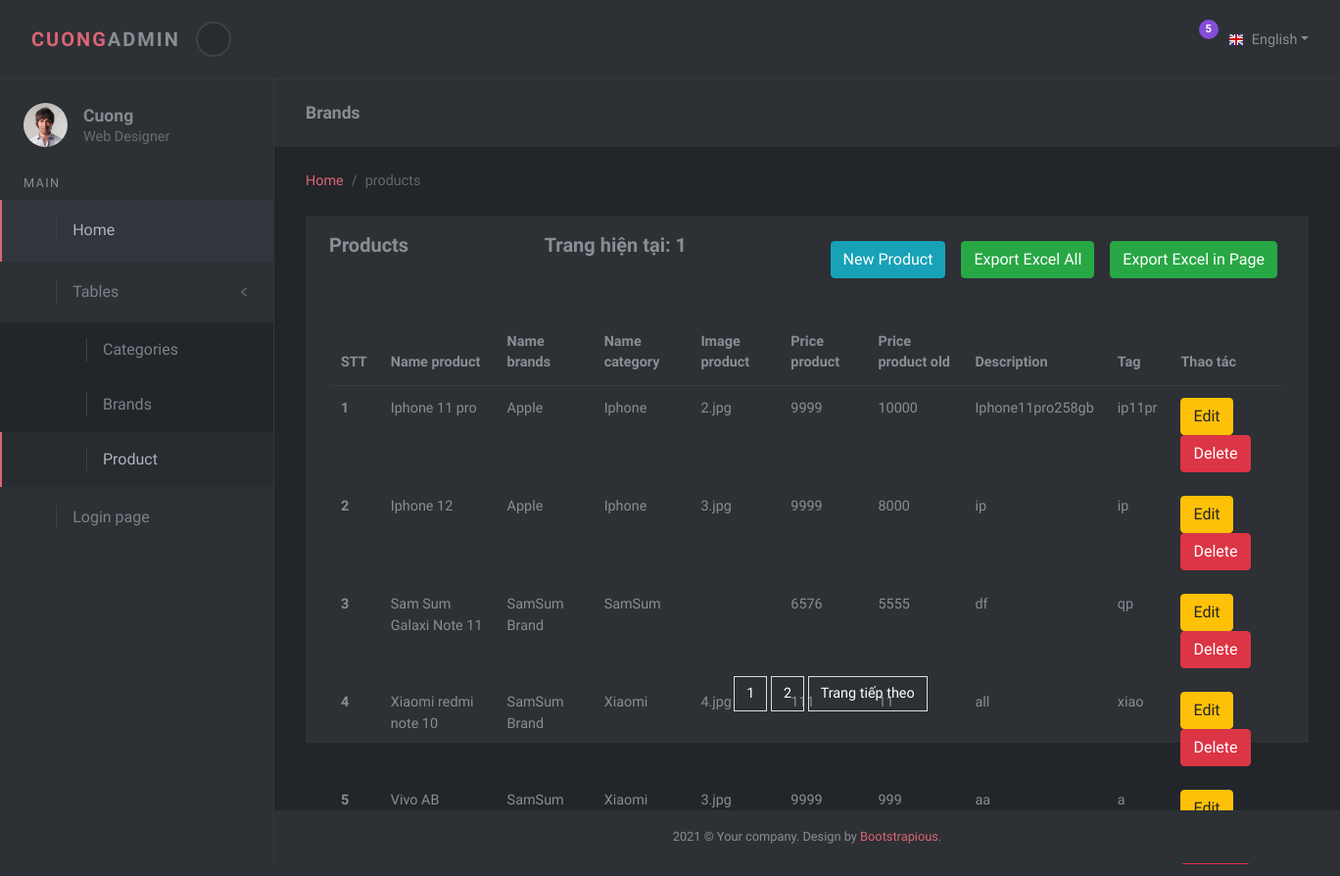
/admin/products.php (signed in), run on the app's committed database.
### tables this page shows
CREATE TABLE `products` (
  `id` int(11) NOT NULL,
  `category_id` int(11) NOT NULL,
  `brand_id` int(11) NOT NULL,
  `name` varchar(255) DEFAULT NULL,
  `image` varchar(255) DEFAULT NULL,
  `price` float DEFAULT NULL,
  `old_price` float DEFAULT NULL,
  `description` text DEFAULT NULL,
  `tags` text DEFAULT NULL,
  `is_best_sell` tinyint(1) NOT NULL DEFAULT 0,
  `is_new` tinyint(4) NOT NULL DEFAULT 0,
  `sort_order` tinyint(4) DEFAULT NULL,
  `active` tinyint(1) NOT NULL DEFAULT 1
);

CREATE TABLE `brands` (
  `id` int(11) NOT NULL,
  `name` varchar(255) DEFAULT NULL,
  `image_url` varchar(255) DEFAULT NULL,
  `link` varchar(255) DEFAULT NULL,
  `sort_order` tinyint(4) DEFAULT NULL,
  `active` tinyint(1) DEFAULT 1
);

CREATE TABLE `categories` (
  `id` int(11) NOT NULL,
  `name` varchar(255) DEFAULT NULL,
  `sort_order` tinyint(4) DEFAULT NULL,
  `active` tinyint(1) DEFAULT 1
);

### lib/database.php (called while the page is built, shortened)
<?php
Class Database{
	public $host   = DB_HOST;
	public $user   = DB_USER;
	public $pass   = DB_PASS;
	public $dbname = DB_NAME;
	public $link;
	private function connectDB(){
	$this->link = new mysqli($this->host, $this->user, $this->pass, $this->dbname);
 }
	public function select($query){
		$result = $this->link->query($query) or die($this->link->error.__LINE__);
		if($result->num_rows > 0){
			return $result;
		} else {
			return false;
		}
	}
}

### admin/classes/products.php (called while the page is built, shortened)
<?php
include '../lib/database.php';
?>
<?php
class products
{
    private $db;
    public function __construct()
    {
        $this->db = new Database();
    }
    public function show_products()
    {
        $item_per_page = 5;
        $pageNum = 1;
        $startRow = ($pageNum - 1) * $item_per_page;
        $query = "SELECT products.*, categories.name as cate_name, brands.name as brand_name FROM products
        INNER JOIN categories ON products.category_id = categories.id
        INNER JOIN brands ON products.brand_id = brands.id
        WHERE products.active = 1 ORDER BY products.sort_order
        LIMIT $startRow, $item_per_page";
        $result = $this->db->select($query);
        return [
            'result' => $result,
            'item_per_page'=> $item_per_page
        ];
    }
    public function paging()
    {
        $query = "SELECT COUNT(*) as num_records FROM products";
        $num_records = $this->db->select($query);
        $row = mysqli_fetch_assoc($num_records);
        $show_product = $this->show_products();
        $item_per_page = $show_product['item_per_page'];
        $sum_record = (int)$row["num_records"];
        $item_page = ceil($sum_record / $item_per_page);
        $first_page_item = $show_product['result'];
        $pageNum = '';
        $result = [
            'item_page' => $item_page,
            'first_page_item' => $first_page_item,
            'pageNum' => $pageNum,
            'sum_record' => $sum_record,
        ];
        return $result;
    }
}
?>

### admin/products.php (the view, shortened to what this page needs)
<?php
include './inc/header.php';
include 'classes/products.php';
?>
<?php
$product = new products();
$show_product = $product->show_products();
$paging = $product->paging();
$first_page_item = $paging['first_page_item'];
$page_num = $paging['pageNum'];
if (isset($_GET['pageNum'])) {
  $page_num = (int) $_GET['pageNum'];
} else {
  $page_num = 1;
}
$item_per_page = $show_product['item_per_page'];
$sum_record = $paging['sum_record'];
$sumPage = ceil($sum_record / $item_per_page);
$from = (int)$page_num - 3;
if ($from < 1) $from = 1;
$to = (int)$page_num + 3;
if ($to > $sumPage) $to = $sumPage;
?>
<div class="d-flex align-items-stretch">
  <nav id="sidebar">
    <div class="sidebar-header d-flex align-items-center p-4"><img class="avatar shadow-0 img-fluid rounded-circle" src="../img/avatar-6.jpg" alt="...">
      <div class="ms-3 title">
        <h1 class="h5 mb-1">Cuong</h1>
        <p class="text-sm text-gray-700 mb-0 lh-1">Web Designer</p>
      </div>
    </div><span class="text-uppercase text-gray-600 text-xs mx-3 px-2 heading mb-2">Main</span>
    <ul class="list-unstyled">
      <li class="sidebar-item active"><a class="sidebar-link" href="index.php">
          <svg class="svg-icon svg-icon-sm svg-icon-heavy">
            <use xlink:href="#real-estate-1"> </use>
          </svg><span>Home </span></a></li>
      <li class="sidebar-item"><a class="sidebar-link" data-bs-toggle="collapse">
          <svg class="svg-icon svg-icon-sm svg-icon-heavy">
            <use xlink:href="#browser-window-1"> </use>
          </svg><span>Tables </span></a>
        <ul class="list-unstyled " id="exampledropdownDropdown">
          <li class="sidebar-item"><a class="sidebar-link" href="tables.php">
              <svg class="svg-icon svg-icon-sm svg-icon-heavy">
                <use xlink:href="#portfolio-grid-1"> </use>
              </svg><span>Categories </span></a></li>
          <li class="sidebar-item"><a class="sidebar-link" href="brands.php">
              <svg class="svg-icon svg-icon-sm svg-icon-heavy">
                <use xlink:href="#portfolio-grid-1"> </use>
              </svg><span>Brands </span></a></li>
          <li class="sidebar-item active"><a class="sidebar-link" href="products.php">
              <svg class="svg-icon svg-icon-sm svg-icon-heavy">
                <use xlink:href="#portfolio-grid-1"> </use>
              </svg><span>Product </span></a></li>
        </ul>
      <li class="sidebar-item"><a class="sidebar-link" href="?action=logout">
          <svg class="svg-icon svg-icon-sm svg-icon-heavy">
            <use xlink:href="#disable-1"> </use>
          </svg><span>Login page </span></a></li>
  </nav>
  <div class="page-content form-page">
    <div class="bg-dash-dark-2 py-4">
      <div class="container-fluid">
        <h2 class="h5 mb-0">Brands</h2>
      </div>
    </div>
    <div class="container-fluid py-2">
      <nav aria-label="breadcrumb">
        <ol class="breadcrumb mb-0 py-3 px-0">
          <li class="breadcrumb-item"><a href="products.php">Home</a></li>
          <li class="breadcrumb-item active" aria-current="page">products</li>
        </ol>
      </nav>
    </div>
    <section class="tables py-0">
      <div class="container-fluid">
        <div class="row gy-4 text-sm">
          <div class="col">
            <div class="card mb-0">
              <div class="card-header d-flex justify-content-between">
                <h3 class="h4 mb-0">Products</h3>
                <h3 class="h4 mb-0 text-muted"><?php echo "Trang hiện tại: ".$page_num?></h3>
                <div class="h4 d-flex">
                  <h3><a href="productdadd.php" class="btn btn-info m-2">New Product</a></h3>
                  <h3><a href="exportexcel.php" onclick="return confirm('You are want export all data in products?')" class="btn btn-success m-2">Export Excel All</a></h3>
                  <form action="" method="POST">
                    <input type="submit" name="export1page" onclick="return confirm('You are want export data in pages <?php echo $page_num; ?>?')" class="btn btn-success m-2" value="Export Excel in Page">
                  </form>
                </div>
              </div>
              <div class="card-body pt-0">
                <div class="table-responsive">
                  <table class="table mb-0">
                    <thead>
                      <tr>
                        <th>STT</th>
                        <th>Name product</th>
                        <th>Name brands</th>
                        <th>Name category</th>
                        <th>Image product</th>
                        <th>Price product</th>
                        <th>Price product old</th>
                        <th>Description</th>
                        <th>Tag</th>
                        <th>Thao tác</th>
                      </tr>
                    </thead>
                    <tbody>
                      <?php
                      if ($first_page_item) {
                        $i = 0;
                        while ($result = $first_page_item->fetch_assoc()) {
                          $i++;
                      ?>
                          <tr>
                            <th class="border-bottom-0" scope="row"><?php echo $i ?></th>
                            <td class="border-bottom-0"><?php echo $result['name'] ?></td>
                            <td class="border-bottom-0"><?php echo $result['brand_name'] ?></td>
                            <td class="border-bottom-0"><?php echo $result['cate_name'] ?></td>
                            <td class="border-bottom-0"><?php echo $result['image'] ?></td>
                            <td class="border-bottom-0"><?php echo $result['price'] ?></td>
                            <td class="border-bottom-0"><?php echo $result['old_price'] ?></td>
                            <td class="border-bottom-0"><?php echo $result['description'] ?></td>
                            <td class="border-bottom-0"><?php echo $result['tags'] ?></td>
                            <td class="border-bottom-0 ">
                              <a href="productedit.php?id=<?php echo $result['id'] ?>" class="btn btn-warning">Edit</a>
                              <a onclick="return confirm('You are want delete?')" href="?deleid=<?php echo $result['id'] ?>" class="btn btn-danger">Delete</a>
                            </td>
                          </tr>
                      <?php
                        }
                      }
                      ?>
                    </tbody>
                  </table>
                  <div class="pagination">
                    <ul>
                      <?php
                      for ($i = $from; $i <= $to; $i++) {
                      ?>
                        <li><a href="?pageNum=<?php echo $i ?>"><?php echo $i ?></a></li>
                      <?php
                      }
                      ?>
                      <?php if ($page_num < $sumPage) { ?>
                        <li><a href="?pageNum=<?php echo $page_num + 1 ?>">Trang tiếp theo</a></li>
                      <?php } ?>
                    </ul>
                  </div>
                </div>
              </div>
            </div>
          </div>
        </div>
      </div>
    </section>
    <?php include './inc/footer.php'; ?>

### admin/inc/header.php (shortened to what this page needs)
<!DOCTYPE html>
<html>
  <head>
    <link rel="stylesheet" href="vendor/choices.js/public/assets/styles/choices.min.css">
    <link rel="stylesheet" href="../css/style.default.css" id="theme-stylesheet">
    <link rel="stylesheet" href="../css/custom.css">
  </head>
  <body>
    <header class="header">
      <nav class="navbar navbar-expand-lg py-3 bg-dash-dark-2 border-bottom border-dash-dark-1 z-index-10">
        <div class="container-fluid d-flex align-items-center justify-content-between py-1">
          <div class="navbar-header d-flex align-items-center"><a class="navbar-brand text-uppercase text-reset" href="index.php">
              <div class="brand-text brand-big"><strong class="text-primary">Cuong</strong><strong>Admin</strong></div>
              <div class="brand-text brand-sm"><strong class="text-primary">D</strong><strong>A</strong></div></a>
            <button class="sidebar-toggle">
                  <svg class="svg-icon svg-icon-sm svg-icon-heavy transform-none">
                    <use xlink:href="#arrow-left-1"> </use>
                  </svg>
            </button>
          </div>
          <ul class="list-inline mb-0">
            <li class="list-inline-item"><a class="search-open nav-link px-0" href="#">
                    <svg class="svg-icon svg-icon-xs svg-icon-heavy text-gray-700">
                      <use xlink:href="#find-1"> </use>
                    </svg></a></li>
            <li class="list-inline-item dropdown px-lg-2"><a class="nav-link text-reset px-1 px-lg-0" id="navbarDropdownMenuLink1" href="#" data-bs-toggle="dropdown" aria-haspopup="true" aria-expanded="false">
                    <svg class="svg-icon svg-icon-xs svg-icon-heavy">
                      <use xlink:href="#envelope-1"> </use>
                    </svg><span class="badge bg-dash-color-1">5</span></a>
            </li>
            <li class="list-inline-item dropdown"><a class="nav-link dropdown-toggle text-sm text-reset px-1 px-lg-0" id="languages" rel="nofollow" data-bs-target="#" href="#" data-bs-toggle="dropdown" aria-haspopup="true" aria-expanded="false"><img src="../img/flags/16/GB.png" alt="English"><span class="d-none d-sm-inline-block ms-2">English</span></a>
            </li>
          </ul>
        </div>
      </nav>
    </header>

### admin/inc/footer.php (shortened to what this page needs)
        <footer class="position-absolute bottom-0 bg-dash-dark-2 text-white text-center py-3 w-100 text-xs" id="footer">
          <div class="container-fluid text-center">
            <p class="mb-0 text-dash-gray">2021 &copy; Your company. Design by <a href="https://bootstrapious.com">Bootstrapious</a>.</p>
          </div>
        </footer>
      </div>
    </div>
    <link rel="stylesheet" href="https://use.fontawesome.com/releases/v5.7.1/css/all.css">
  </body>
</html>

### admin/products.php (style rules this page uses)
.pt-0 { height: 27rem; }
.pagination { display: inline-block; position: absolute; bottom: 2rem; width: 100%; text-align: center; }
.pagination ul { margin: 0; padding: 0; list-style: none; }
.pagination li { display: inline-block; margin: 0; }
.pagination li a { display: inline-block; padding: 6px 12px; text-decoration: none; color: #fff; border: 1px solid #ddd; }

### data on the page
products: name "Iphone 11 pro", brand.name "Apple", category.name "Iphone", image "2.jpg", price "9999", old_price "10000", description "Iphone11pro258gb", tags "ip11pr"
products: name "Iphone 12", brand.name "Apple", category.name "Iphone", image "3.jpg", price "9999", old_price "8000", description "ip", tags "ip"
products: name "Sam Sum Galaxi Note 11", brand.name "SamSum Brand", category.name "SamSum", price "6576", old_price "5555", description "df", tags "qp"
products: name "Xiaomi redmi note 10", brand.name "SamSum Brand", category.name "Xiaomi", image "4.jpg", price "111", old_price "11", description "all", tags "xiao"
products: name "Vivo AB", brand.name "SamSum…", category.name "Xiaomi", image "3.jpg", price "9999", old_price "999", description "aa", tags "a"

### other printed values
$page_num "1"
